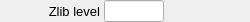
    <widget class="PyDMFrame" name="composite_16">
      <property name="geometry">
        <rect>
          <x>530</x>
          <y>556</y>
          <width>250</width>
          <height>22</height>
        </rect>
      </property>
      <widget class="QLabel" name="text_30">
        <property name="geometry">
          <rect>
            <x>0</x>
            <y>1</y>
            <width>100</width>
            <height>20</height>
          </rect>
        </property>
        <property name="text">
          <string>Zlib level</string>
        </property>
        <property name="font" stdset="0">
          <font>
            <pointsize>10</pointsize>
          </font>
        </property>
        <property name="brush" stdset="0">
          <brush brushstyle="SolidPattern">
            <color alpha="255">
              <red>0</red>
              <green>0</green>
              <blue>0</blue>
            </color>
          </brush>
        </property>
        <property name="toolTip">
          <string>text_30</string>
        </property>
        <property name="alignment">
          <set>Qt::AlignRight|Qt::AlignTrailing|Qt::AlignVCenter</set>
        </property>
        <property name="styleSheet">
          <string notr="true">QLabel#text_30 {
  color: rgb(0, 0, 0);
  }</string>
        </property>
      </widget>
      <widget class="PyDMLineEdit" name="text_entry_12">
        <property name="geometry">
          <rect>
            <x>104</x>
            <y>0</y>
            <width>60</width>
            <height>22</height>
          </rect>
        </property>
        <property name="channel" stdset="0">
          <string>ca://${prefix}ZLevel</string>
        </property>
        <property name="toolTip">
          <string>${prefix}ZLevel</string>
        </property>
        <property name="font" stdset="0">
          <font>
            <pointsize>10</pointsize>
          </font>
        </property>
        <property name="styleSheet">
          <string notr="true">PyDMLineEdit#text_entry_12 {
  color: rgb(0, 0, 0);
  background-color: rgb(115, 223, 255);
  border: 1px solid black;
  margin: 0px;
  padding: 0px;
  spacing: 0px;
  }</string>
        </property>
      </widget>
      <widget class="PyDMLabel" name="text_update_28">
        <property name="geometry">
          <rect>
            <x>170</x>
            <y>2</y>
            <width>80</width>
            <height>18</height>
          </rect>
        </property>
        <property name="toolTip">
          <string>PV: ${prefix}ZLevel_RBV</string>
        </property>
        <property name="channel" stdset="0">
          <string>ca://${prefix}ZLevel_RBV</string>
        </property>
        <property name="font" stdset="0">
          <font>
            <pointsize>10</pointsize>
          </font>
        </property>
        <property name="alignment">
          <set>Qt::AlignLeading|Qt::AlignLeft|Qt::AlignVCenter</set>
        </property>
        <property name="textInteractionFlags">
          <set>Qt::TextSelectableByKeyboard|Qt::TextSelectableByMouse</set>
        </property>
        <property name="styleSheet">
          <string notr="true">PyDMLabel#text_update_28 {
  color: rgb(10, 0, 184);
  background-color: rgb(187, 187, 187);
  }</string>
        </property>
      </widget>
    </widget>
